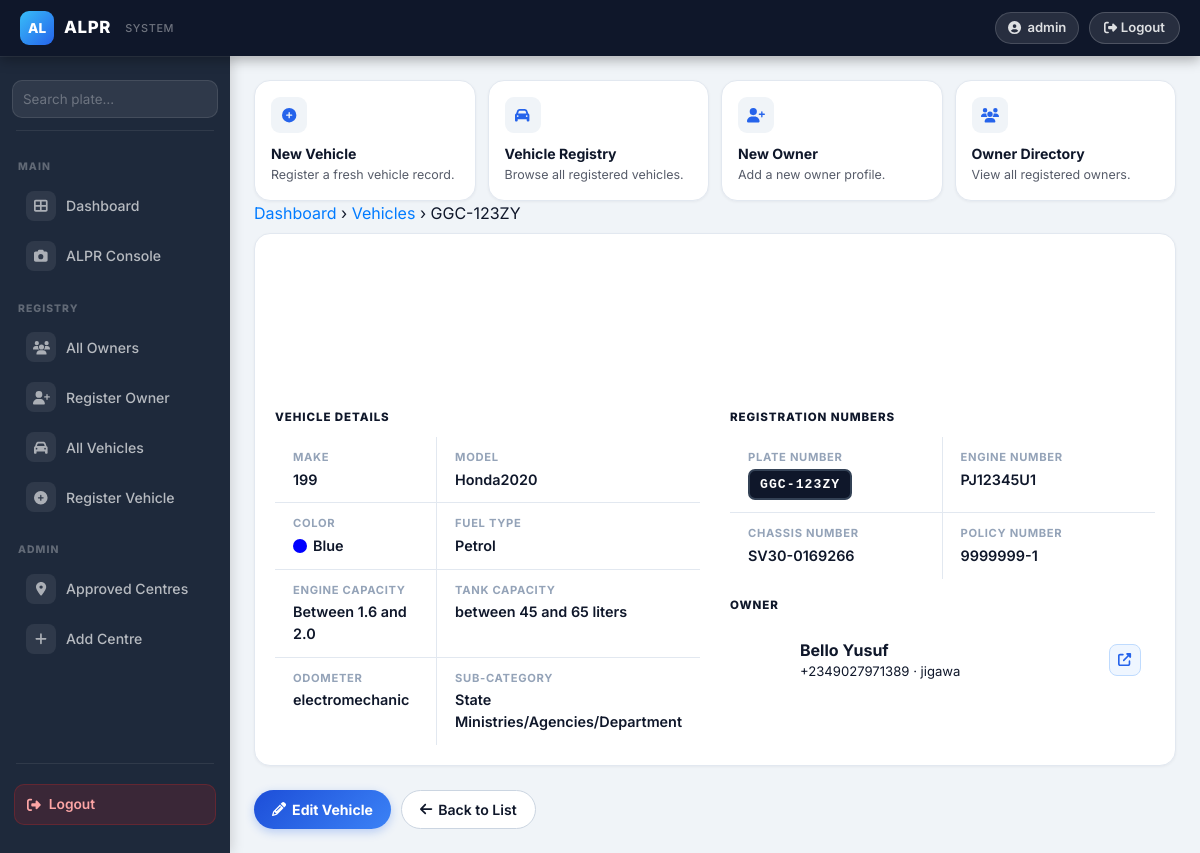
Page /car-detail/1/car/ (signed in) on the committed database.
### owners/models.py (models this page shows, shortened)
class TimeModels(models.Model):
    created = models.DateTimeField(auto_now=False, auto_now_add=True)
    updated = models.DateTimeField(auto_now=True, auto_now_add=False)
    class Meta:
        abstract = True

class CarRegisteration(TimeModels):
    VEHICLE_CATEGORIES = (
        ("Government", "Government"),
        ("Commercial", "Commercial"),
        ("Private", "Private"),
    )
    VEHICLE_SUB_CATEGORY = (
        ("Diplomatic and Foreign Mission", "Diplomatic and Foreign Mission"),
        ("Federal Parastatals/Agencies/Department", "Federal Parastatals/Agencies/Department"),
        ("LGA", "LGA"),
        ("Military/Paramilitaries", "Military/Paramilitaries"),
        ("State Ministries/Agencies/Department", "State Ministries/Agencies/Department"),
    )
    VEHICLE_MAKE = (
        ("100", "100"),
        ("1617", "1617"),
        ("190", "190"),
        ("420", "420"),
        ("5 SERIES", "5 SERIES"),
    )
    FUEL_TYPE = (
        ("Petrol", "Petrol"),
        ("Diesel", "Diesel"),
        ("Bio-Fuel", "Bio-Fuel"),
    )
    VEHICLE_TYPE = (
        ("Telsa", "Telsa"),
        ("BMW", "BMW"),
        ("Ferrari", "Ferrari"),
        ("Honda", "Honda"),
        ("Toyota", "Toyota"),
        ("Audi", "Audi"),
        ("Jeep", "Jeep"),
        ("Mazda", "Mazda"),
        ("Nissan", "Nissan"),
    )
    ENGINE_CAPACITY =(
        ("Above 3.0", "Above 3.0"),
        ("Below 1.6", "Below 1.6"),
        ("Between 1.6 and 2.0", "Between 1.6 and 2.0"),
        ("Between 2.1 and 3.0", "Between 2.1 and 3.0"),
    )
    owner = models.ForeignKey(Owner, verbose_name=("Owner"), on_delete=models.CASCADE)
    vehicle_category = models.CharField(choices=VEHICLE_CATEGORIES, max_length=15)
    vehicle_sub_category = models.CharField(choices=VEHICLE_SUB_CATEGORY, max_length=50)
    plate_number = models.CharField(max_length=20)
    vehicle_make = models.CharField(choices=VEHICLE_MAKE, max_length=20)
    color = models.CharField(max_length=10)
    fuel_type = models.CharField(choices=FUEL_TYPE, max_length=50)
    year_of_manufacture = models.CharField(max_length=4, help_text="2000")
    model = models.CharField(max_length=10)
    engine_number = models.CharField(max_length=10)
    policy_number = models.CharField(max_length=10)
    vehicle_type = models.CharField(("Vehicle Type/Group"), choices=VEHICLE_TYPE, max_length=50)
    chassis_no = models.CharField(("Chassis Number"), max_length=15)
    engine_capacity = models.CharField(choices=ENGINE_CAPACITY, max_length=50)
    tank_capacity = models.CharField(max_length=50)
    odometer = models.CharField(max_length=15)

class Owner(TimeModels):
    SEX_TYPE = (
        ("Male", "Male"),
        ("Female", "Female"),
    )
    MARITAL_STATUS = (
        ("Single", "Single"),
        ("Married", "Married"),
        ("Divorced", "Divorced"),
    )
    OCCUPATION = (
        ("Student", "Student"),
        ("Civil Servant", "Civil Servant"),
        ("Business", "Business"),
    )
    full_name = models.CharField(max_length=100)
    sex = models.CharField(choices=SEX_TYPE ,max_length=50)
    marital_status = models.CharField(choices=MARITAL_STATUS ,max_length=50)
    occupation = models.CharField(choices=OCCUPATION, max_length=50)
    date_of_birth = models.DateField(auto_now=False, auto_now_add=False, help_text="Date of Birth Format 2000-11-25")
    phone = models.CharField(max_length=20)
    email = models.EmailField(max_length=254)
    residential_address = models.CharField(max_length=50)
    state = models.CharField(max_length=50)
    local_government = models.CharField(("Local government"), max_length=50)
    nationality = models.CharField(max_length=50)
    class Meta:
        verbose_name = 'Owner'
        verbose_name_plural = 'Owners'

### owners/views.py (the view)
# urls.py: path("car-detail/<int:pk>/car/", CarRegistrationDetailViews.as_view(), name="car-detail"),
class CarRegistrationDetailViews(LoginRequiredMixin, DetailView):
    model = CarRegisteration
    context_object_name = "car"
    template_name = "content/car_detail.html"

### owners/templates/content/car_detail.html (shortened to what this page needs)
{% extends "base.html" %}
{% block content %}
{% include "include/header.html" %}
<div class="breadcrumb-trail mb-2">
  <a href="{% url 'dashboard' %}">Dashboard</a> <span>›</span>
  <a href="{% url 'car-list' %}">Vehicles</a> <span>›</span> {{ car.plate_number }}
</div>
<div class="ui-card mb-4">
  <div style="background:linear-gradient(135deg,var(--alpr-navy) 0%,#1e3a8a 100%);padding:28px;border-radius:var(--alpr-radius-lg) var(--alpr-radius-lg) 0 0;display:flex;align-items:center;gap:20px;flex-wrap:wrap;">
    <div style="width:72px;height:72px;border-radius:16px;background:rgba(255,255,255,.12);display:flex;align-items:center;justify-content:center;font-size:1.5rem;color:#fff;border:2px solid rgba(255,255,255,.2);flex-shrink:0;">
      <i class="fas fa-car"></i>
    </div>
    <div>
      <div style="font-size:.75rem;font-weight:700;text-transform:uppercase;letter-spacing:.08em;color:rgba(255,255,255,.5);margin-bottom:6px;">Registered Vehicle</div>
      <div style="font-family:'Courier New',monospace;font-size:1.8rem;font-weight:800;color:#fff;letter-spacing:.1em;">{{ car.plate_number }}</div>
      <div style="display:flex;gap:8px;flex-wrap:wrap;margin-top:8px;">
        <span style="background:rgba(255,255,255,.15);border-radius:999px;padding:3px 12px;font-size:.78rem;color:rgba(255,255,255,.85);font-weight:600;">{{ car.vehicle_type }}</span>
        <span style="background:rgba(255,255,255,.15);border-radius:999px;padding:3px 12px;font-size:.78rem;color:rgba(255,255,255,.85);font-weight:600;">{{ car.vehicle_category }}</span>
        <span style="background:rgba(255,255,255,.15);border-radius:999px;padding:3px 12px;font-size:.78rem;color:rgba(255,255,255,.85);font-weight:600;">{{ car.year_of_manufacture }}</span>
      </div>
    </div>
    <div class="ml-auto d-none d-md-block" style="text-align:right;">
      <div style="font-size:.75rem;color:rgba(255,255,255,.5);margin-bottom:4px;">Owner</div>
      <a href="{% url 'owner-detail' car.owner.id %}" style="font-size:1.1rem;font-weight:700;color:#fff;">{{ car.owner.full_name }}</a>
    </div>
  </div>
  <div class="ui-card-body">
    <div class="row">
      <div class="col-md-6">
        <div style="font-size:.72rem;font-weight:800;text-transform:uppercase;letter-spacing:.08em;color:var(--alpr-text-muted);margin-bottom:10px;">Vehicle Details</div>
        <div class="info-grid" style="border:1px solid var(--alpr-border);border-radius:var(--alpr-radius-md);overflow:hidden;">
          <div class="info-row"><span class="info-label">Make</span><span class="info-value">{{ car.vehicle_make }}</span></div>
          <div class="info-row"><span class="info-label">Model</span><span class="info-value">{{ car.model }}</span></div>
          <div class="info-row"><span class="info-label">Color</span>
            <span class="info-value" style="display:flex;align-items:center;gap:6px;">
              <span style="width:14px;height:14px;border-radius:50%;background:{{ car.color|lower }};border:1px solid var(--alpr-border-dark);display:inline-block;"></span>
              {{ car.color }}
            </span>
          </div>
          <div class="info-row"><span class="info-label">Fuel Type</span><span class="info-value">{{ car.fuel_type }}</span></div>
          <div class="info-row"><span class="info-label">Engine Capacity</span><span class="info-value">{{ car.engine_capacity }}</span></div>
          <div class="info-row"><span class="info-label">Tank Capacity</span><span class="info-value">{{ car.tank_capacity }}</span></div>
          <div class="info-row"><span class="info-label">Odometer</span><span class="info-value">{{ car.odometer }}</span></div>
          <div class="info-row"><span class="info-label">Sub-Category</span><span class="info-value">{{ car.vehicle_sub_category }}</span></div>
        </div>
      </div>
      <div class="col-md-6 mt-4 mt-md-0">
        <div style="font-size:.72rem;font-weight:800;text-transform:uppercase;letter-spacing:.08em;color:var(--alpr-text-muted);margin-bottom:10px;">Registration Numbers</div>
        <div class="info-grid" style="border:1px solid var(--alpr-border);border-radius:var(--alpr-radius-md);overflow:hidden;">
          <div class="info-row"><span class="info-label">Plate Number</span><span class="info-value"><span class="plate-badge">{{ car.plate_number }}</span></span></div>
          <div class="info-row"><span class="info-label">Engine Number</span><span class="info-value">{{ car.engine_number }}</span></div>
          <div class="info-row"><span class="info-label">Chassis Number</span><span class="info-value">{{ car.chassis_no }}</span></div>
          <div class="info-row"><span class="info-label">Policy Number</span><span class="info-value">{{ car.policy_number }}</span></div>
        </div>
        <div style="font-size:.72rem;font-weight:800;text-transform:uppercase;letter-spacing:.08em;color:var(--alpr-text-muted);margin:18px 0 10px;">Owner</div>
        <div style="display:flex;align-items:center;gap:12px;padding:14px;background:var(--alpr-surface-2);border:1px solid var(--alpr-border);border-radius:var(--alpr-radius-md);">
          <div style="width:44px;height:44px;border-radius:50%;background:linear-gradient(135deg,var(--alpr-sky),var(--alpr-blue));display:flex;align-items:center;justify-content:center;font-size:1rem;color:#fff;flex-shrink:0;">
          </div>
          <div>
            <div style="font-weight:700;color:var(--alpr-text-primary);">{{ car.owner.full_name }}</div>
            <div style="font-size:.82rem;color:var(--alpr-text-muted);">{{ car.owner.phone }} · {{ car.owner.state }}</div>
          </div>
          <a href="{% url 'owner-detail' car.owner.id %}" class="btn-icon btn-icon--blue ml-auto"><i class="fas fa-external-link-alt"></i></a>
        </div>
      </div>
    </div>
  </div>
</div>
<div class="d-flex flex-wrap" style="gap:10px;">
  <a href="{% url 'car-update' car.id %}" class="btn-primary-ui"><i class="fas fa-pencil-alt"></i> Edit Vehicle</a>
  <a href="{% url 'car-list' %}" class="btn-secondary-ui"><i class="fas fa-arrow-left"></i> Back to List</a>
</div>
{% endblock %}

### owners/templates/base.html (shortened to what this page needs)
{% load static %}
<!DOCTYPE html>
<html lang="en">
<head>
  <link rel="stylesheet" href="{% static 'css/bootstrap.css' %}">
  <link rel="stylesheet" href="{% static 'css/all.css' %}">
</head>
<body>
  <nav class="top-navbar">
    <div style="display:flex;align-items:center;gap:12px;">
      <a class="top-navbar-brand" href="{% url 'dashboard' %}">
        <div class="brand-icon">AL</div>
        <div>
          <div class="brand-name">ALPR</div>
        </div>
        <div class="brand-sub ml-1">SYSTEM</div>
      </a>
    </div>
    <div class="top-navbar-right">
      <span class="nav-user-pill d-none d-md-flex">
        <i class="fas fa-user-circle"></i>
        {{ request.user.username }}
      </span>
      <form method="post" action="{% url 'logout' %}" class="nav-logout-form">
        <button type="submit" class="nav-logout-btn">
          <i class="fas fa-sign-out-alt"></i> Logout
        </button>
      </form>
    </div>
  </nav>
  <aside class="sidebar" id="sidebar">
    <div class="sidebar-search">
      <form action="{% url 'search' %}" method="get">
        <div class="sidebar-search-inner">
          <input type="text" name="q" placeholder="Search plate…" autocomplete="off">
        </div>
      </form>
    </div>
    <div class="sidebar-divider"></div>
    <div class="sidebar-section-label">Main</div>
    <a href="{% url 'dashboard' %}" class="sidebar-link {% if request.resolver_match.view_name == 'dashboard' %}active{% endif %}">
      <span class="si"><i class="fas fa-th-large"></i></span> Dashboard
    </a>
    <a href="{% url 'alpr-upload' %}" class="sidebar-link {% if request.resolver_match.view_name == 'alpr-upload' %}active{% endif %}">
      <span class="si"><i class="fas fa-camera"></i></span> ALPR Console
    </a>
    <div class="sidebar-section-label">Registry</div>
    <a href="{% url 'owner-list' %}" class="sidebar-link {% if request.resolver_match.view_name in 'owner-list,owner-detail' %}active{% endif %}">
      <span class="si"><i class="fas fa-users"></i></span> All Owners
    </a>
    <a href="{% url 'owner-create' %}" class="sidebar-link {% if request.resolver_match.view_name == 'owner-create' %}active{% endif %}">
      <span class="si"><i class="fas fa-user-plus"></i></span> Register Owner
    </a>
    <a href="{% url 'car-list' %}" class="sidebar-link {% if request.resolver_match.view_name == 'car-list' %}active{% endif %}">
      <span class="si"><i class="fas fa-car"></i></span> All Vehicles
    </a>
    <a href="{% url 'car-create' %}" class="sidebar-link {% if request.resolver_match.view_name == 'car-create' %}active{% endif %}">
      <span class="si"><i class="fas fa-plus-circle"></i></span> Register Vehicle
    </a>
    <div class="sidebar-section-label">Admin</div>
    <a href="{% url 'state-list' %}" class="sidebar-link {% if request.resolver_match.view_name == 'state-list' %}active{% endif %}">
      <span class="si"><i class="fas fa-map-marker-alt"></i></span> Approved Centres
    </a>
    <a href="{% url 'state-create' %}" class="sidebar-link {% if request.resolver_match.view_name == 'state-create' %}active{% endif %}">
      <span class="si"><i class="fas fa-plus"></i></span> Add Centre
    </a>
    <div class="sidebar-divider" style="margin-top:auto;"></div>
    <div style="padding:12px 14px;">
      <form method="post" action="{% url 'logout' %}">
        <button type="submit" style="width:100%;display:flex;align-items:center;gap:8px;padding:9px 12px;background:rgba(220,38,38,.15);border:1px solid rgba(220,38,38,.25);border-radius:10px;color:#fca5a5;font-size:.86rem;font-weight:600;cursor:pointer;transition:background .15s;">
          <i class="fas fa-sign-out-alt"></i> Logout
        </button>
      </form>
    </div>
  </aside>
  <div class="main-content">
    <div class="page-body">
      {% block content %}{% endblock %}
    </div>
  </div>
</body>
</html>

### owners/static/css/all.css (style rules this page uses)
.fa-arrow-left:before { content: "\f060"; }
.fa-camera:before { content: "\f030"; }
.fa-car:before { content: "\f1b9"; }
.fa-plus:before { content: "\f067"; }
.fa-user-plus:before { content: "\f234"; }
.fa-users:before { content: "\f0c0"; }

### rows in the picture
CarRegisteration: plate_number "GGC-123ZY", vehicle_make "199", model "Honda2020", color "Blue", fuel_type "Petrol", engine_capacity "Between 1.6 and 2.0", tank_capacity "between 45 and 65 liters", odometer "electromechanic", vehicle_sub_category "State Ministries/Agencies/Department", engine_number "PJ12345U1", chassis_no "SV30-0169266", policy_number "9999999-1", owner.full_name "Bello Yusuf", owner.phone "+2349027971389", owner.state "jigawa"

### other values in the picture
{{ request.user.username }} "admin"
